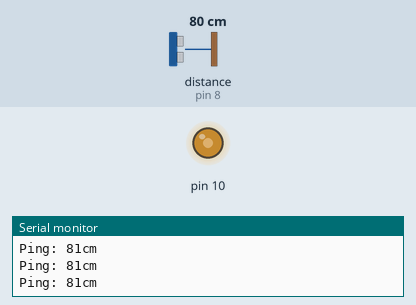
Simulated run of this sketch. Board: Arduino Uno, built with avr-gcc and run on an emulated ATmega328P. Parts: output pins drawn as LEDs (lit = HIGH), the last lines printed to the serial monitor. The inputs (shaded band) are chosen by the test bench; at power-on: distance to the obstacle (sensor on pin 8) 80 cm. The echo pulse lasts 58.3 µs per cm.

Above: at 1.2 s.
1.3 s: distance to the obstacle (sensor on pin 8) set to 8 cm
2.8 s: distance to the obstacle (sensor on pin 8) set to 5 cm
At 4.0 s:
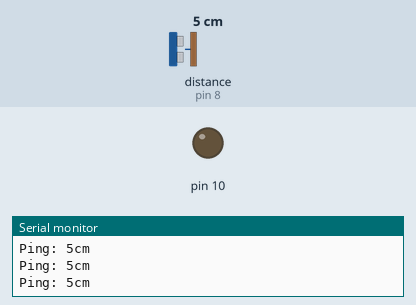
4.3 s: distance to the obstacle (sensor on pin 8) set to 2 cm
At 5.3 s:
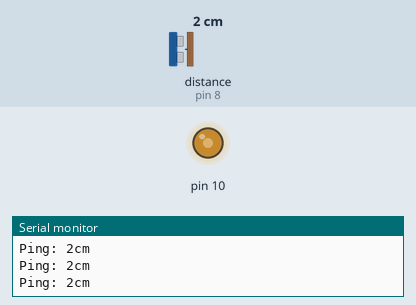
5.9 s: distance to the obstacle (sensor on pin 8) set to 4 cm
At 6.8 s:
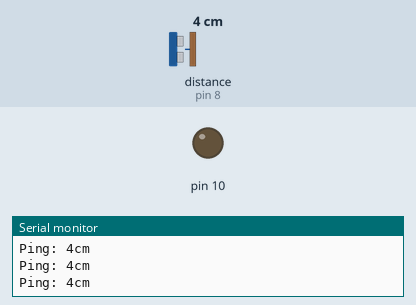
Timing chart, 0 to 8.4 s (numbered marks = the images above; inputs shaded):
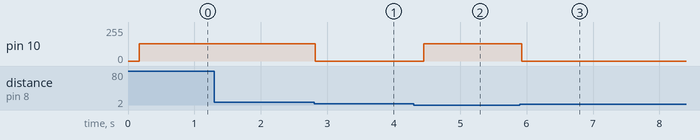

Measured:
- the behaviour switches between 7 and 6 cm on distance to the obstacle (sensor on pin 8) (found by bisection; images 0 and 1)
- the behaviour switches between 4 and 3 cm on distance to the obstacle (sensor on pin 8) (found by bisection; images 1 and 2)
- after the input at 2.8 s, pin 10: 128/255 → 0/255 at once
- after the input at 4.3 s, pin 10: 0/255 → 128/255 after 0.15 s
- after the input at 5.9 s, pin 10: 128/255 → 0/255 at once

The sketch:

PostureCorrection.ino
```cpp
// defines pins numbers
#include <NewPing.h>
const int trigPin = 9;
const int echoPin = 8;
int _ = 0;
// defines variables
long duration;
int distance;
NewPing sonar(trigPin, echoPin, 200);
void setup() {
  pinMode(trigPin, OUTPUT); // Sets the trigPin as an Output
  pinMode(echoPin, INPUT); // Sets the echoPin as an Input
  Serial.begin(9600); // Starts the serial communication
}
void loop() {
  delay(50);

  unsigned int uS = sonar.ping();

  digitalWrite(echoPin,LOW);

  pinMode(echoPin,INPUT);

  Serial.print("Ping: ");

  Serial.print(uS / US_ROUNDTRIP_CM);

  Serial.println("cm");
  distance = uS / US_ROUNDTRIP_CM;
  if(distance > 6 or distance < 4){
    _++;
  } else {
    _=0;
  }

  if(_>2){
    analogWrite(10, 128);
  } else {
    analogWrite(10, 0);
  }
}
```
